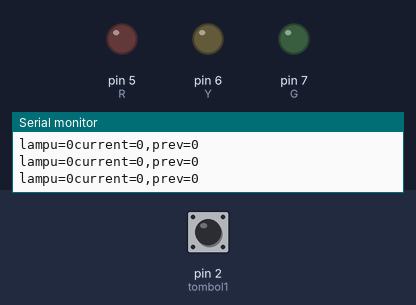
A sketch run on a simulated Arduino Uno, built with avr-gcc and run on an emulated ATmega328P. On the bench: output pins drawn as LEDs (lit = HIGH), the last lines printed to the serial monitor. The inputs (shaded band) are chosen by the test bench; at power-on: pin 2 (tombol1) LOW.

Above: at 1.2 s.
1.3 s: pin 2 (tombol1) pulled HIGH for 0.15 s
At 1.8 s:
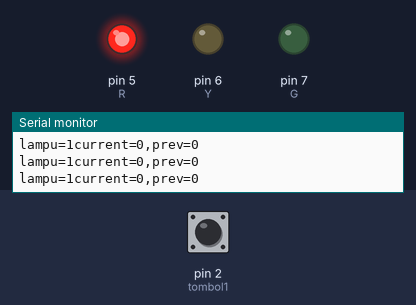
2.9 s: pin 2 (tombol1) pulled HIGH for 1 s
At 3.5 s:
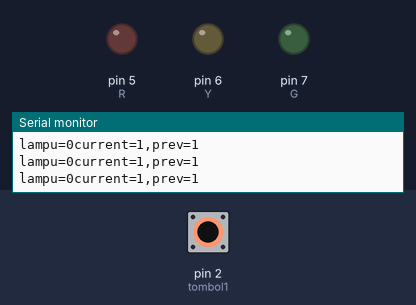
5.4 s: pin 2 (tombol1) pulled HIGH for 3.2 s
At 6.4 s:
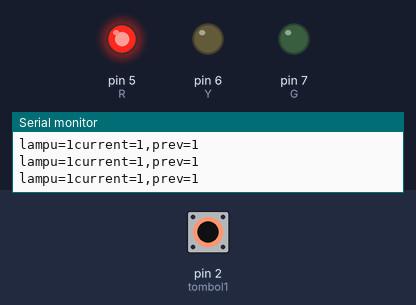
Timing chart, 0 to 8.4 s (numbered marks = the images above; inputs shaded):
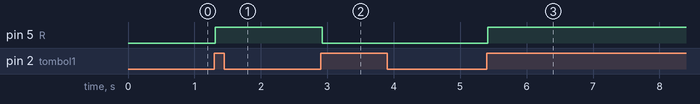

The sketch:

1.button_kunci.ino
```cpp
int tombol1=2;
int R=5;
int tombol2=3;
int Y=6;
int tombol3=4;
int G=7;

int prev=0;

void setup() {
  Serial.begin(9600);
  pinMode(tombol1,INPUT);
  pinMode(R,OUTPUT);
  pinMode(tombol2,INPUT);
  pinMode(Y,OUTPUT);
  pinMode(tombol3,INPUT);
  pinMode(G,OUTPUT);
}
boolean lampu1=LOW;

void loop() {

int current=digitalRead(tombol1);
if(current==1 && prev==0){
  lampu1=!lampu1;
  digitalWrite(R,lampu1);
}
Serial.println("lampu="+ String(lampu1)+ "current="+String(current) + ",prev="+String(prev));
prev=current;
}
```

Measured:
- after the input at 1.3 s, pin 5 (R): LOW → HIGH at once
- after the input at 2.9 s, pin 5 (R): HIGH → LOW at once
- after the input at 5.4 s, pin 5 (R): LOW → HIGH at once
